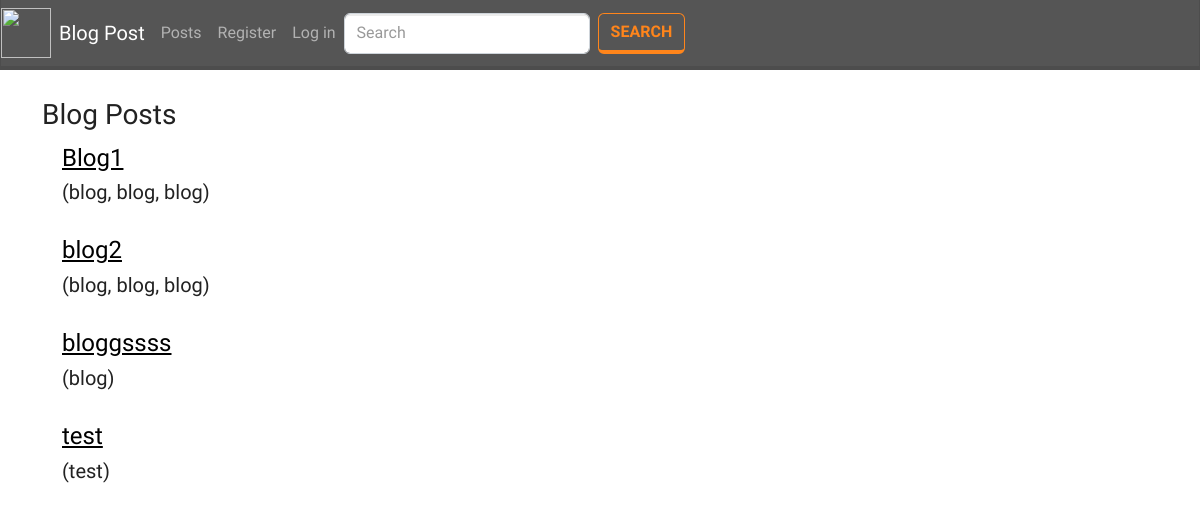
The page /all_posts.php on the database as committed earlier.
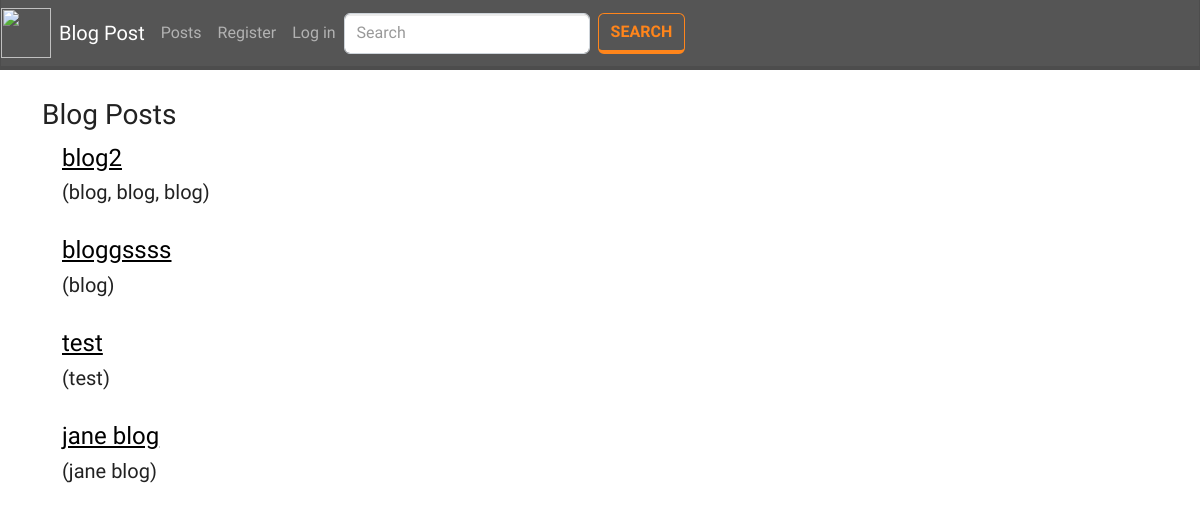
The same page on the database as committed later.
### tables this page shows
CREATE TABLE `blogs` (
  `id` int(11) NOT NULL,
  `author_id` int(11) NOT NULL,
  `title` varchar(255) NOT NULL,
  `body` longtext NOT NULL,
  `tags` varchar(255) NOT NULL,
  `date_created` datetime NOT NULL
);

### includes/functions.php (called while the page is built, shortened)
<?php
function getAllPosts(){
    $q = "SELECT b.id as `bid`, b.author_id, b.title, b.body, b.tags, b.date_created, u.id, u.first_name, u.last_name  FROM blogs b INNER JOIN users u ON b.author_id = u.id";
    $result = mysqli_query($_SESSION['conn'], $q);
    $temp = array();
    while ($row = $result->fetch_assoc()) {
        $temp[] = $row;
    }
    return $temp;
}

### all_posts.php (the view, shortened to what this page needs)
<?php include('components/header.php'); ?>
<div class="container mt-1">
    <?php if(isset($_SESSION['id'])){ ?>
        <h2>Welcome <?= $_SESSION['first_name']?></h2>
        <a class="btn btn-outline-warning" href="create_post.php">Create Blog</a>
        <br>
        <br>
        <h3>Blog Posts</h3>
        <?php if(isset($_SESSION['msg'])){ echo $_SESSION['msg']; unset($_SESSION['msg']);}else{ echo ' '; } ?>
        <br>
        <div class="row m-1 p-1">
            <div class="col-4">
                <?php foreach(getAllPosts() as $res) {?>
                <h4><a href="single_post.php?id=<?= $res['bid']?>" style="color: black"><?= $res['title']?></a></h4>
                <h5>(<?= $res['tags']?>)</h5>
                <br>
                <?php } ?>
            </div>
        </div>
    <?php }else{ ?>
        <br>
        <h3>Blog Posts</h3>
        <div class="row m-1 p-1">
            <div class="col-4">
                <?php foreach(getAllPosts() as $res) {?>
                <h4><a href="single_post.php?id=<?= $res['bid']?>" style="color: black"><?= $res['title']?></a></h4>
                <h5>(<?= $res['tags']?>)</h5>
                <br>
                <?php } ?>
            </div>
        </div>
    <?php } ?>
</div>
<?php include('components/footer.php'); ?>

### components/header.php (shortened to what this page needs)
<?php require('includes/functions.php') ?>
<!DOCTYPE html>
<html lang="en">
<head>
    <link rel="stylesheet" href="css/bootstrap.min.css">
</head>
<body>
    <header>
        <nav class="navbar navbar-expand-md navbar-dark bg-dark">
            <a href="index.php"><img src="https://imgs.search.brave.com/WjJNHelOfQ40OW4ROv_bBbpV2ZWlGi220t-Hm8Qrwu0/rs:fit:1200:1200:1/g:ce/aHR0cHM6Ly93d3cu/bG9nb2x5bnguY29t/L2ltYWdlcy9sb2dv/bHlueC8yYy8yYzg5/NGFmN2QzMGE0YmQ1/NTUyMDVjYzE1MzM4/Mjc1My5wbmc" height='50px' width='50px'></a>
            <a class="navbar-brand mx-2" href="index.php">Blog Post</a>
            <div class="d-flex collapse navbar-collapse" id="navbarCollapse">
                <ul class="navbar-nav mr-auto">
                    <li class="nav-item active">
                        <a class="nav-link" href="all_posts.php">Posts <span class="sr-only"></span></a>
                    </li>
                    <?php if(isset($_SESSION['id']) && $_SESSION['is_admin'] == 1){ ?>
                        <li class="nav-item">
                        <a class="nav-link " href="logout.php" tabindex="-1" aria-disabled="true">Log out </a>
                    </li>
                    <?php }else{ ?>
                    <li class="nav-item active">
                        <a class="nav-link" href="register.php">Register <span class="sr-only"></span></a>
                    </li>
                    <li class="nav-item">
                        <a class="nav-link " href="login.php" tabindex="-1" aria-disabled="true">Log in </a>
                    </li>
                    <?php } ?>
                </ul>
                <form class="d-flex" method="post" action="/search">
                    <input class="form-control me-sm-2 " type="search" name="search" placeholder="Search" aria-label="Search">
                    <button class="btn btn-outline-warning my-2 my-sm-0 " type="submit">Search</button>
                </form>
            </div>
        </nav>
    </header>

### components/footer.php (shortened to what this page needs)
</body>
</html>

Rows that differ between the two databases and show on the page:
removed blogs: title "Blog1", tags "blog, blog, blog"
added blogs: title "jane blog", tags "jane blog"
